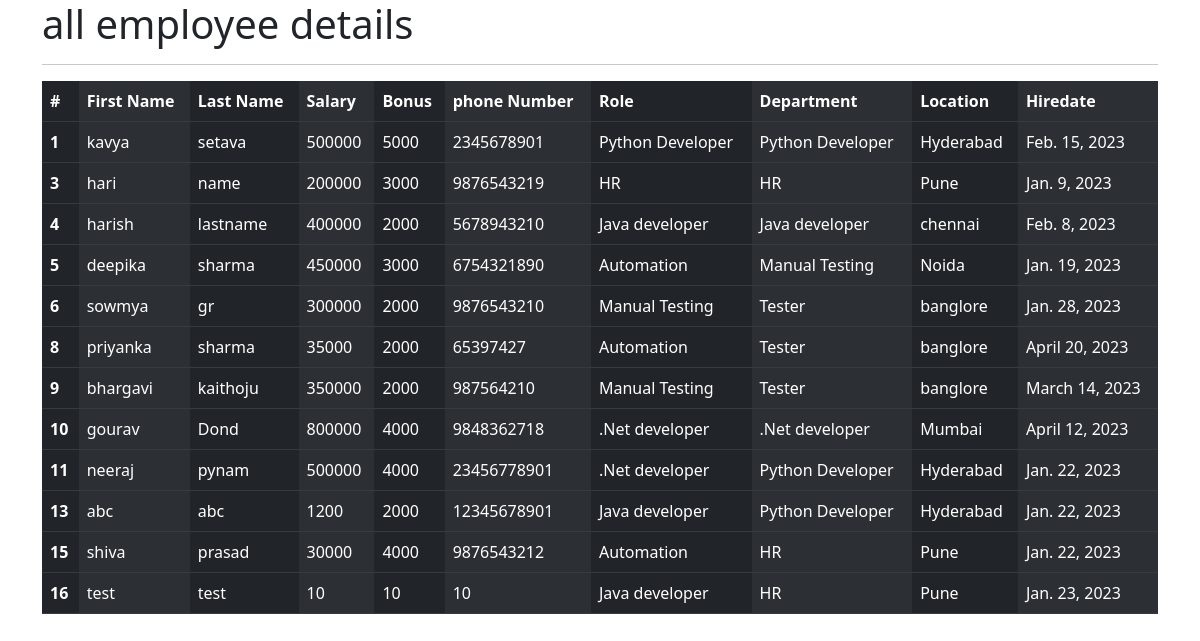
The app's page /all_emp with its own data.
### emp_app/models.py (models this page shows, shortened)
class Employee(models.Model):
    objects = models.Manager()
    first_name = models.CharField(max_length=100,null=False)
    last_name = models.CharField(max_length=100)
    dept = models.ForeignKey(Department,on_delete=models.CASCADE)
    salary= models.IntegerField(default=0)
    bonus = models.IntegerField(default=0)
    role = models.ForeignKey(Role,on_delete=models.CASCADE)
    phone=models.IntegerField(default=0)
    hire_date=models.DateField()
    def __str__(self):   # to display the  frstand lastnames and phnno. in admin page
        return "%s %s %s" %(self.first_name,self.last_name,self.phone)

class Role(models.Model):
    objects = models.Manager()
    name=models.CharField(max_length=100,null=False)

class Department(models.Model):
    objects = models.Manager()
    name=models.CharField(max_length=100,null=False)
    location=models.CharField(max_length=100)

### emp_app/views.py (the view)
# urls.py: path('all_emp',views.all_emp, name='all_emp'),
def all_emp(request):
    emps= Employee.objects.all()
    context={
        'emps': emps
    }
    print(context)
    return render(request,'view_all_emp.html',context)

### emp_app/templates/view_all_emp.html (shortened to what this page needs)
<!DOCTYPE html>
<html lang="en">
<head>
    <link href="https://cdn.jsdelivr.net/npm/bootstrap@5.3.0-alpha1/dist/css/bootstrap.min.css" rel="stylesheet">
  </head>
  <body>
  <div class ="container">
      <h1>all employee details</h1>
      <hr>
      <table class="table table-dark table-striped-columns">
  <thead>
    <tr>
      <th scope="col">#</th>
      <th scope="col">First Name</th>
      <th scope="col">Last Name</th>
      <th scope="col">Salary</th>
      <th scope="col">Bonus</th>
      <th scope="col">phone Number</th>
      <th scope="col">Role</th>
      <th scope="col">Department</th>
        <th scope="col">Location</th>
      <th scope="col">Hiredate</th>
    </tr>
  </thead>
        {% for emp in emps%}
  <tbody>
    <tr>
      <th scope="row">{{emp.id}}</th>
      <td>{{emp.first_name}}</td>
      <td>{{emp.last_name}}</td>
      <td>{{emp.salary}}</td>
       <td>{{emp.bonus}}</td>
       <td>{{emp.phone}}</td>
       <td>{{emp.role.name}}</td>
       <td>{{emp.dept.name}}</td>
       <td>{{emp.dept.location}}</td>
       <td>{{emp.hire_date}}</td>
    </tr>
  </tbody>
        {% endfor %}
</table>
  </div>
  </body>
</html>

### records on screen
Employee: id "1", first_name "kavya", last_name "setava", salary "500000", bonus "5000", phone "2345678901", role.name "Python Developer", dept.name "Python Developer", dept.location "Hyderabad", hire_date "Feb. 15, 2023"
Employee: id "3", first_name "hari", last_name "name", salary "200000", bonus "3000", phone "9876543219", role.name "HR", dept.name "HR", dept.location "Pune", hire_date "Jan. 9, 2023"
Employee: id "4", first_name "harish", last_name "lastname", salary "400000", bonus "2000", phone "5678943210", role.name "Java developer", dept.name "Java developer", dept.location "chennai", hire_date "Feb. 8, 2023"
Employee: id "5", first_name "deepika", last_name "sharma", salary "450000", bonus "3000", phone "6754321890", role.name "Automation", dept.name "Manual Testing", dept.location "Noida", hire_date "Jan. 19, 2023"
Employee: id "6", first_name "sowmya", last_name "gr", salary "300000", bonus "2000", phone "9876543210", role.name "Manual Testing", dept.name "Tester", dept.location "banglore", hire_date "Jan. 28, 2023"
Employee: id "8", first_name "priyanka", last_name "sharma", salary "35000", bonus "2000", phone "65397427", role.name "Automation", dept.name "Tester", dept.location "banglore", hire_date "April 20, 2023"
Employee: id "9", first_name "bhargavi", last_name "kaithoju", salary "350000", bonus "2000", phone "987564210", role.name "Manual Testing", dept.name "Tester", dept.location "banglore", hire_date "March 14, 2023"
Employee: id "10", first_name "gourav", last_name "Dond", salary "800000", bonus "4000", phone "9848362718", role.name ".Net developer", dept.name ".Net developer", dept.location "Mumbai", hire_date "April 12, 2023"
Employee: id "11", first_name "neeraj", last_name "pynam", salary "500000", bonus "4000", phone "23456778901", role.name ".Net developer", dept.name "Python Developer", dept.location "Hyderabad", hire_date "Jan. 22, 2023"
Employee: id "13", first_name "abc", last_name "abc", salary "1200", bonus "2000", phone "12345678901", role.name "Java developer", dept.name "Python Developer", dept.location "Hyderabad", hire_date "Jan. 22, 2023"
Employee: id "15", first_name "shiva", last_name "prasad", salary "30000", bonus "4000", phone "9876543212", role.name "Automation", dept.name "HR", dept.location "Pune", hire_date "Jan. 22, 2023"
Employee: id "16", first_name "test", last_name "test", salary "10", bonus "10", phone "10", role.name "Java developer", dept.name "HR", dept.location "Pune", hire_date "Jan. 23, 2023"
